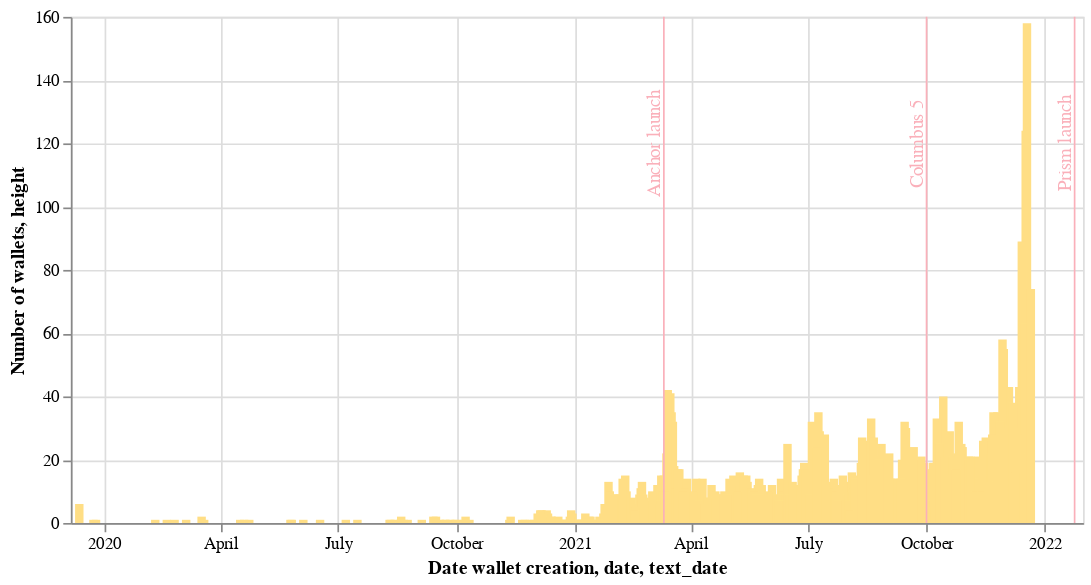

The notebook cell this image was saved under:
### Code cell
wallet_age_df = wallet_age_df.rename(columns=cols_dict)
c = alt.Chart(wallet_age_df).mark_bar(color='#ffde85').encode(
    x=alt.X(cols_dict['MIN_DATE']+":T", axis=alt.Axis(tickCount=10, labelAngle=0)),
    y=cols_dict['ADDRESS_COUNT']+":Q",
    tooltip=[cols_dict['MIN_DATE'],cols_dict['ADDRESS_COUNT']+":Q"]
)

c2 = alt.Chart(dates_to_mark).mark_rule(color='#fab0ba').encode(
    x='date'+':T'
)

c3 = alt.Chart(dates_to_mark).mark_text(
    color='#fab0ba',
    angle=270
).encode(
    x='text_date'+':T',
    y='height',
    text='text'
)

(c + c2 + c3).properties(width=600)

### Figure 1 — Vega-Lite specification as saved in the notebook (floating-point values rounded to 4 significant figures; data arrays with more than 128 entries replaced by an {"elided": "..."} marker saying what was removed)
{"config": {"view": {"continuousWidth": 400, "continuousHeight": 300}}, "layer": [{"data": {"name": "data-abaad8cfac37ba23113c9b7a06ecc8a5"}, "mark": {"type": "bar", "color": "#ffde85"}, "encoding": {"tooltip": [{"field": "Date wallet creation", "type": "nominal"}, {"field": "Number of wallets", "type": "quantitative"}], "x": {"axis": {"labelAngle": 0, "tickCount": 10}, "field": "Date wallet creation", "type": "temporal"}, "y": {"field": "Number of wallets", "type": "quantitative"}}}, {"data": {"name": "data-d47d5cfed558c7f8040a1ad6bc4ca45c"}, "mark": {"type": "rule", "color": "#fab0ba"}, "encoding": {"x": {"field": "date", "type": "temporal"}}}, {"data": {"name": "data-d47d5cfed558c7f8040a1ad6bc4ca45c"}, "mark": {"type": "text", "angle": 270, "color": "#fab0ba"}, "encoding": {"text": {"field": "text", "type": "nominal"}, "x": {"field": "text_date", "type": "temporal"}, "y": {"field": "height", "type": "quantitative"}}}], "width": 600, "$schema": "https://vega.github.io/schema/vega-lite/v4.17.0.json", "datasets": {"data-abaad8cfac37ba23113c9b7a06ecc8a5": {"elided": "413 records"}, "data-d47d5cfed558c7f8040a1ad6bc4ca45c": [{"text_date": "2021-03-04", "date": "2021-03-11", "height": 120, "text": "Anchor launch"}, {"text_date": "2021-09-24", "date": "2021-10-01", "height": 120, "text": "Columbus 5"}, {"text_date": "2022-01-17", "date": "2022-01-24", "height": 120, "text": "Prism launch"}]}}
